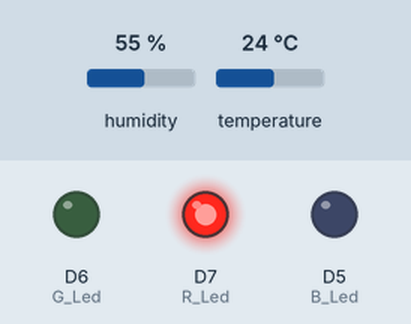
This sketch was run on a simulated ESP8266 (NodeMCU). On the bench: output pins drawn as LEDs (lit = HIGH). The inputs (shaded band) are chosen by the test bench; at power-on: humidity 55 %, temperature 24 °C. WiFi joins after 1.5 s; servers stay silent unless stated; what the sketch prints to the serial monitor is not drawn. At 3.7 s the program puts the board to deep sleep or switches it off; the recording ends there.

Above: at 0.1 s.
At 1.8 s:
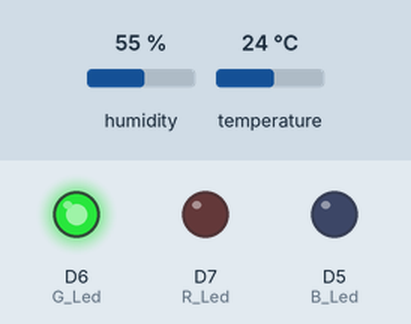
Timing chart, 0 to 3.3 s (numbered marks = the images above):
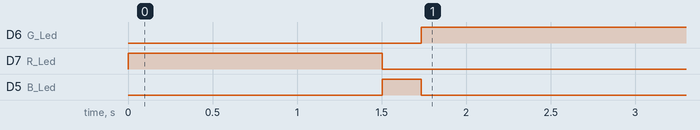

Measured:
- by itself, D6 (G_Led): LOW → HIGH at 1.7 s
- by itself, D5 (B_Led): HIGH → LOW at 1.7 s

The sketch:

ESP8266_Test.ino
```cpp
//-----------------------------------------------
// Server_GAS_ID: AKfycbzx4WXjxoFIKBK_UaYlNzMdKfXytv38JNR9mobo2jtKUhuEYkxq9k04uMELBrdSpQ
//-----------------------------------------------

#include <ESP8266WiFi.h>
#include <WiFiClientSecure.h>

#include "DHT.h"
#define DHTPIN D2
#define DHTTYPE DHT11

#define R_Led D7
#define G_Led D6
#define B_Led D5

DHT dht(DHTPIN, DHTTYPE);

const char* ssid = "varlamnet";
const char* password = "34513511";
const char* host = "script.google.com";
const int httpsPort = 443;

WiFiClientSecure client;

const char* fingerprint = "46 B2 C3 44 9C 59 09 8B 01 B6 F8 BD 4C FB 00 74 91 2F EF F6";
String GAS_ID = "AKfycbzx4WXjxoFIKBK_UaYlNzMdKfXytv38JNR9mobo2jtKUhuEYkxq9k04uMELBrdSpQ";
int it;
int ih;
void setup() {
  dht.begin();
  Serial.begin(115200);
  Serial.println();

  pinMode(R_Led, OUTPUT);
  pinMode(G_Led, OUTPUT);
  pinMode(B_Led, OUTPUT);

  digitalWrite(R_Led, HIGH);
  digitalWrite(G_Led, LOW);
  digitalWrite(B_Led, LOW);

  Serial.print("Connect to ");
  Serial.println(ssid);
  WiFi.persistent(false);
  WiFi.mode(WIFI_OFF);
  WiFi.mode(WIFI_STA);
  WiFi.begin(ssid, password);
  while (WiFi.status() != WL_CONNECTED) {
    delay(500);
  }
  digitalWrite(R_Led, LOW);
  digitalWrite(G_Led, LOW);
  digitalWrite(B_Led, HIGH);
}

void loop() {
  float h = dht.readHumidity();
  float t = dht.readTemperature();
  Serial.print("Temp = ");
  Serial.print(t);
  Serial.print(" HUM= ");
  Serial.println(h);
  it = (int) t;
  ih = (int) h;
  sendData(it, ih);
  delay(2000);
  Serial.println("DeepSleep");
  ESP.deepSleep(3600e6);
}

void sendData(int tem, int hum) {
  digitalWrite(R_Led, LOW);
  digitalWrite(G_Led, LOW);
  digitalWrite(B_Led, HIGH);
  client.setInsecure();
  if (!client.connect(host, httpsPort)) {
    Serial.println("connection failed");
    digitalWrite(R_Led, HIGH);
    digitalWrite(G_Led, LOW);
    digitalWrite(B_Led, LOW);
    return;
  }

  if (client.verify(fingerprint, host)) {
    Serial.println("certificate matches");
  } else {
    Serial.println("certificate doesn't match");
  }

  String string_temperature =  String(tem, DEC);
  String string_humidity =  String(hum, DEC);
  String url = "/macros/s/" + GAS_ID + "/exec?temperature=" + string_temperature + "&humidity=" + string_humidity;

  Serial.print("requesting URL: ");
  Serial.println(url);
  client.print(String("GET ") + url + " HTTP/1.1\r\n" +
               "Host: " + host + "\r\n" +
               "User-Agent: BuildFailureDetectorESP8266\r\n" +
               "Connection: close\r\n\r\n");

  Serial.println("request sent");
  digitalWrite(R_Led, LOW);
  digitalWrite(G_Led, HIGH);
  digitalWrite(B_Led, LOW);
}
```
